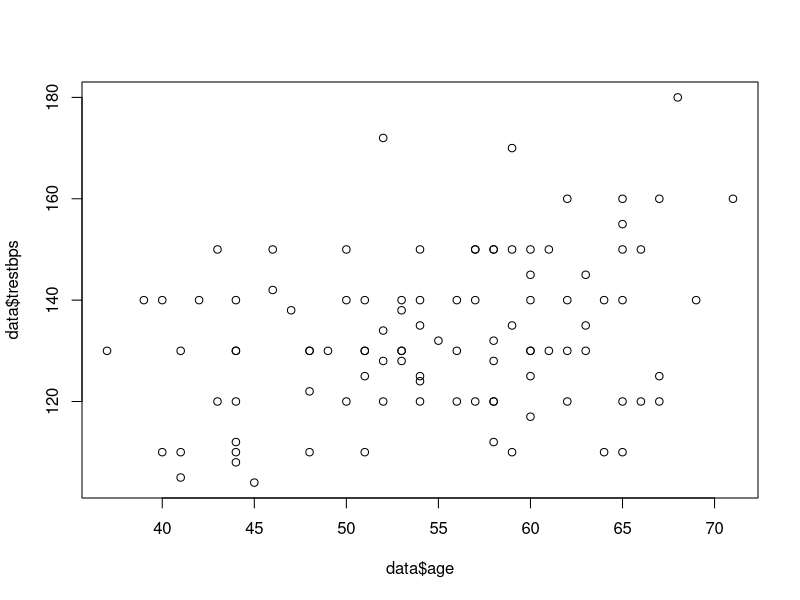
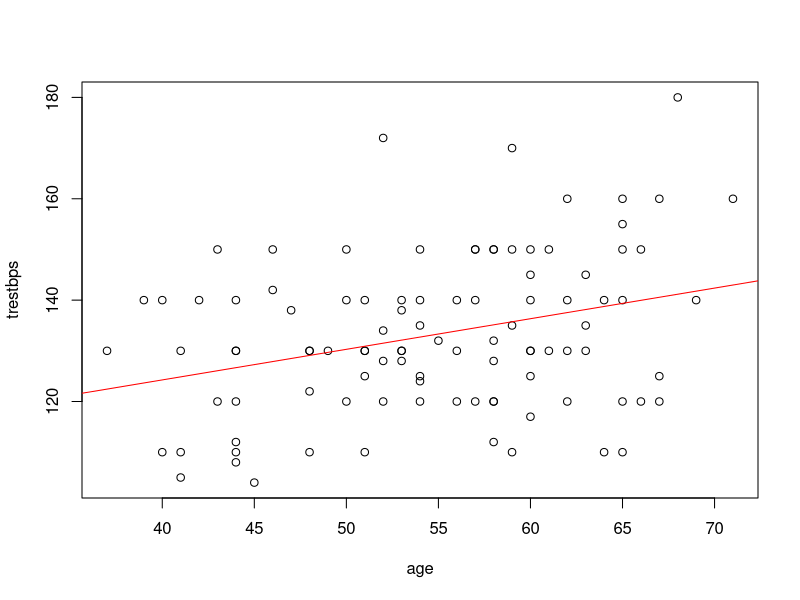
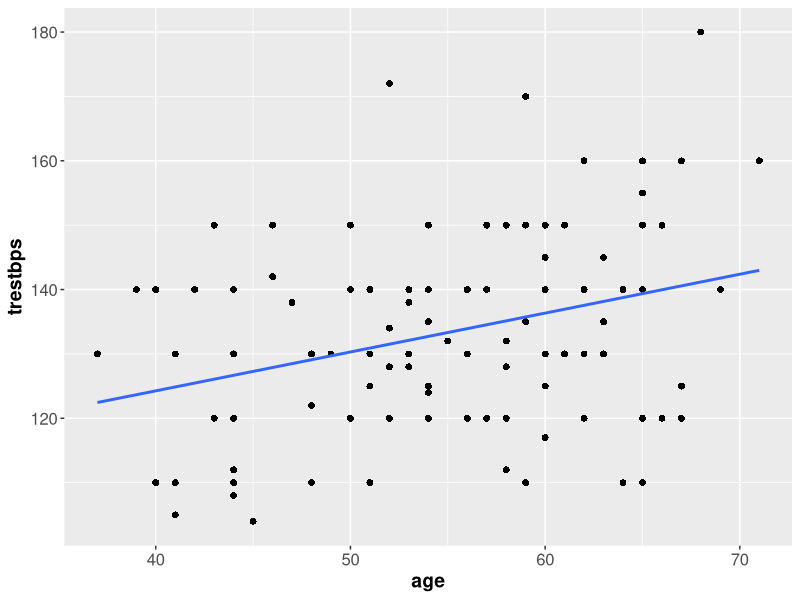
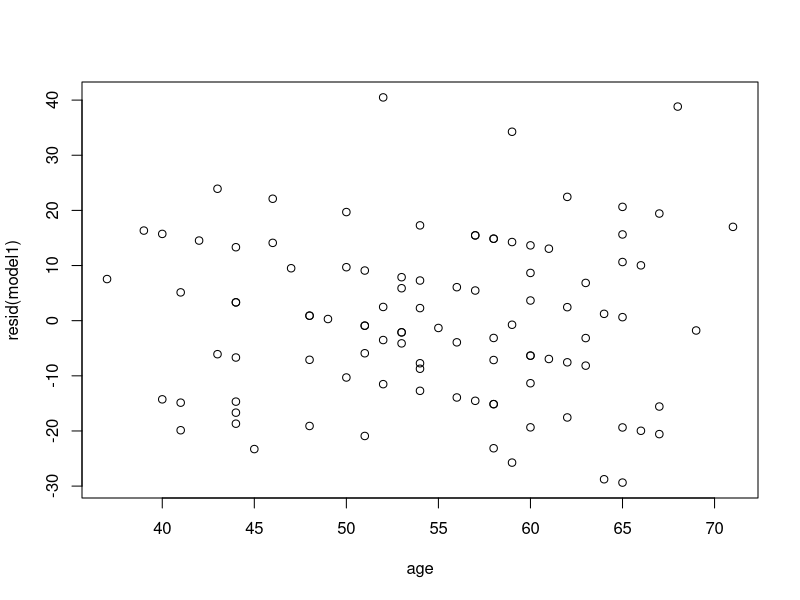
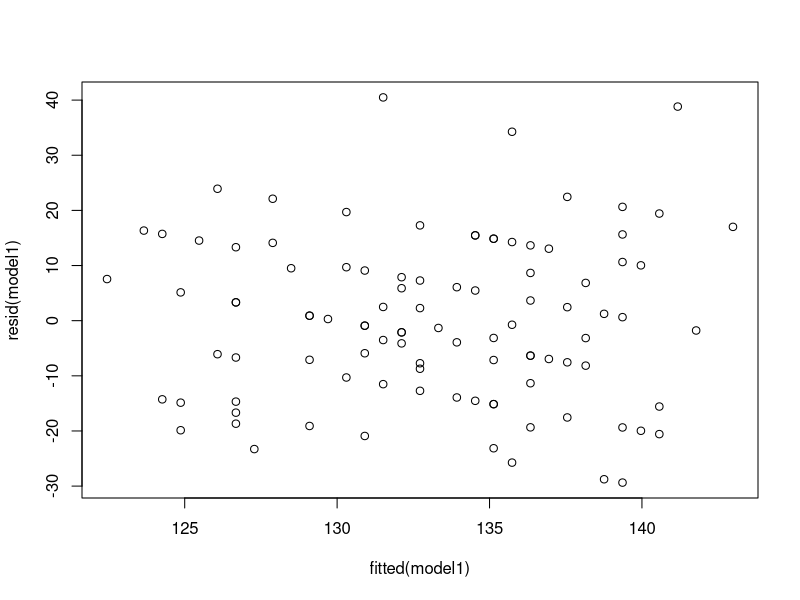
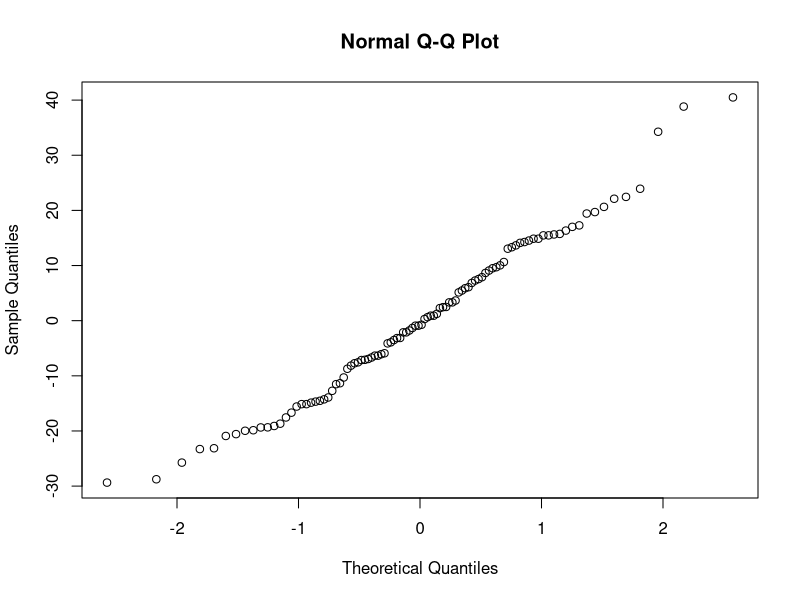
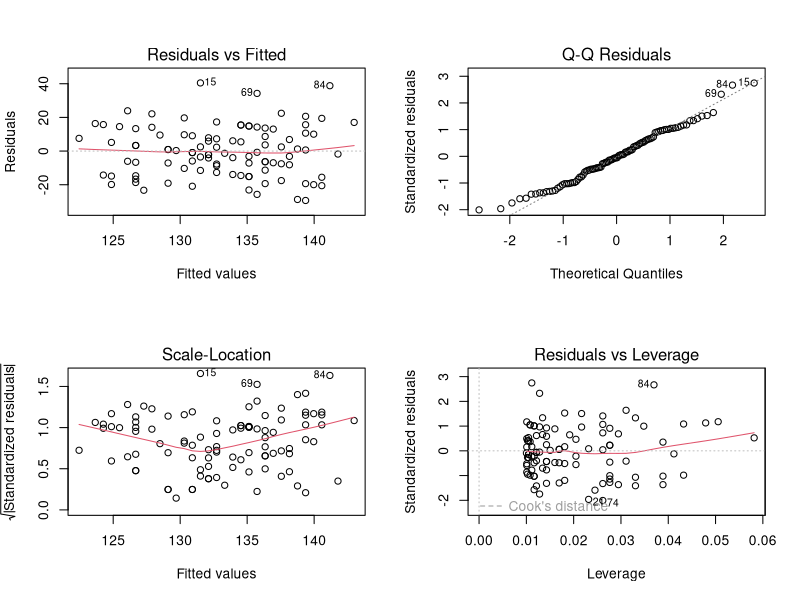

The R script that drew these images, in order: (Note: this script raises an error after producing the figures.)
## ---- chunk 1
library(knitr)
knitr::opts_chunk$set(echo = TRUE)

# Function to limit number of lines printed
hook_output <- knit_hooks$get("output")
knit_hooks$set(output = function(x, options) {
  lines <- options$output.lines
  if (is.null(lines)) {
    return(hook_output(x, options))  # pass to default hook
  }
  x <- unlist(strsplit(x, "\n"))
  more <- "..."
  if (length(lines)==1) {        # first n lines
    if (length(x) > lines) {
      # truncate the output, but add ....
      x <- c(head(x, lines), more)
    }
  } else {
    x <- c(more, x[lines], more)
  }
  # paste these lines together
  x <- paste(c(x, ""), collapse = "\n")
  hook_output(x, options)
})
## ---- chunk 2
data <- read.csv("data.csv",sep=",", header=TRUE, stringsAsFactors = TRUE)
data$ID <-as.factor(data$ID)
data$sex <- factor(data$sex,levels=c(0,1), labels = c( "Female","Male"))
data$fbs <- factor(data$fbs,levels=c(0,1), labels = c("<120", ">120"))
data$restecg <- factor(data$restecg,levels=c(0,1,2), labels = c("Normal", "ST Abnormality", "LVH"))
data$exang <- factor(data$exang,levels=c(0,1), labels = c("No", "Yes"))
data$slope <- factor(data$slope,levels=c(1,2,3), labels = c("Up-sloping", "Flat", "Down-sloping"))
data$cp <- factor(data$cp,levels=c(1,2,3,4), labels = c( "Typical angina","A-typical angina", "Non-Anginal pain", "Asymptomatic"))
data$class <- as.factor(data$class)
levels(data$class)[which(levels(data$class)=="0")] <- "No Disease"
levels(data$class)[which(levels(data$class)%in%c("1","2","3","4"))] <- "Disease"
## ---- chunk 3
plot(data$trestbps~data$age)
## ---- chunk 4
model1 <- lm(trestbps~age,data=data)

summary(model1)
## ---- chunk 5
confint(model1)
## ---- chunk 6
coefficients(model1)
## ---- chunk 7
fitted(model1)
## ---- chunk 8
resid(model1)
## ---- chunk 9
plot(trestbps~age,data=data)
abline(model1,col="red")
## ---- chunk 10
library(ggplot2)
ggplot(data, aes(x=age, y=trestbps)) +
  geom_point(shape=16,size=2) +
  geom_smooth(method=lm,se=F)+
  theme(axis.text=element_text(size=12),
        axis.title=element_text(size=14,face="bold"))
## ---- chunk 11
predict(model1, int="c")
## ---- chunk 12
plot(resid(model1)~age,data=data)
## ---- chunk 13
plot(resid(model1)~fitted(model1))
## ---- chunk 14
qqnorm(resid(model1))
## ---- chunk 15
par(mfrow=c(2,2))
plot(model1)
## ---- chunk 16
library(lmtest)
bptest(model1, ~ age, data = data, studentize = FALSE)
## ---- chunk 17
library(lmtest)
bgtest(model1, order = 1, order.by = NULL, type = c("Chisq", "F"), data = list())
## ---- chunk 18
library(lmtest)
gqtest(model1, point = 0.5, fraction = 0, alternative = c("greater", "two.sided", "less"),
       order.by = NULL, data = list())
## ---- chunk 19
library(car)
qqPlot(model1, main="QQ Plot")
## ---- chunk 20
outlierTest(model1)
## ---- chunk 21
ggplot(data = data, aes(x = sex,y = trestbps, fill="blues")) + 
  geom_boxplot()
## ---- chunk 22
by(data$trestbps,data$sex, shapiro.test)
## ---- chunk 23
wilcox.test(data$trestbps~data$sex)
## ---- chunk 24
model_sex <- lm(trestbps~sex,data=data)
summary(model_sex)
## ---- chunk 25
confint(model_sex)
## ---- chunk 26
par(mfrow=c(2,2))
plot(model_sex)
